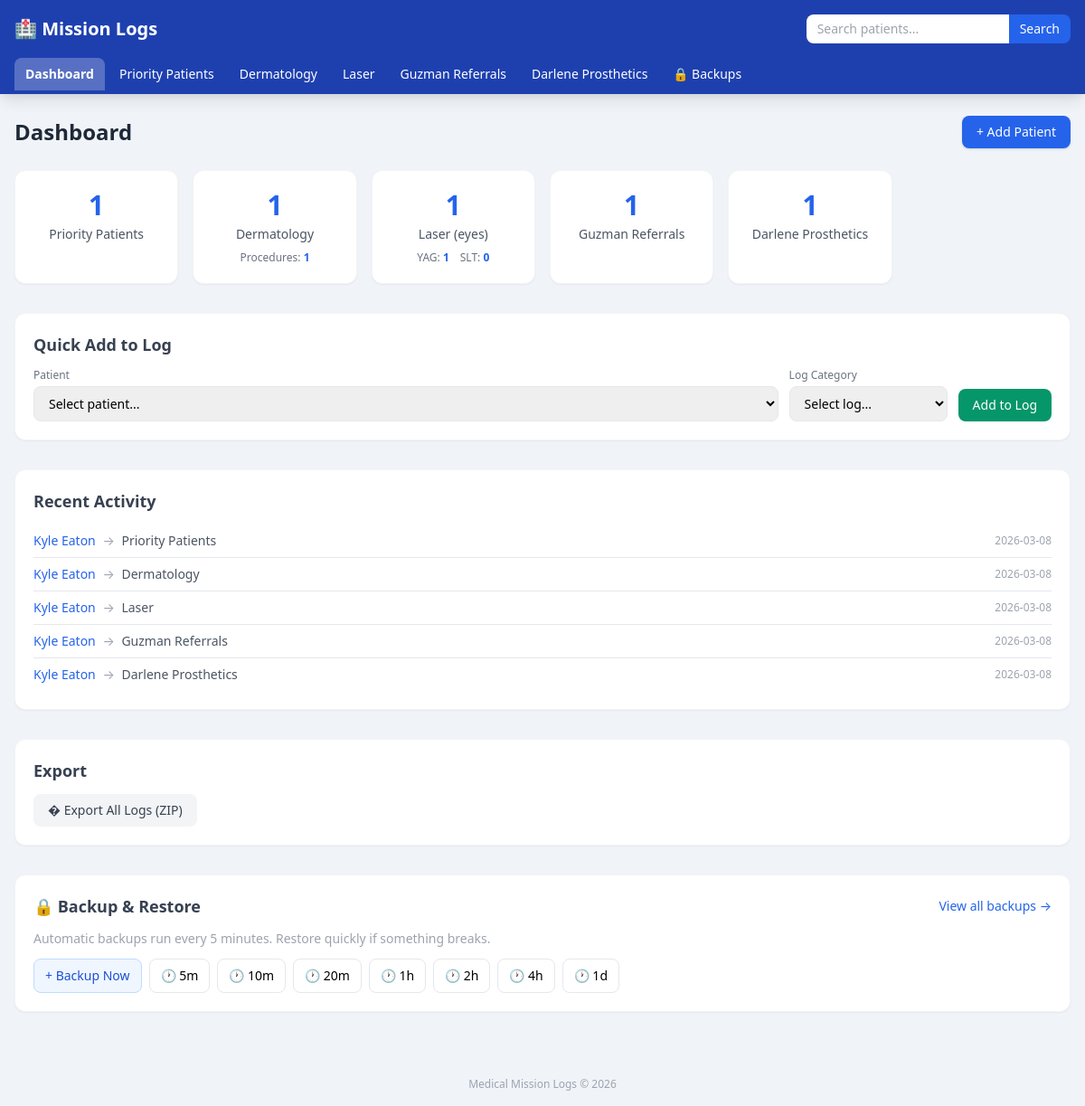
The page / on the database its author committed.
### tables this page shows
CREATE TABLE log_entries (
            id INTEGER PRIMARY KEY AUTOINCREMENT,
            patient_id INTEGER NOT NULL,
            log_category TEXT NOT NULL,
            date_of_encounter TEXT,
            notes TEXT DEFAULT '',
            status TEXT DEFAULT 'Pending',
            follow_up_date TEXT,
            created_at TIMESTAMP DEFAULT CURRENT_TIMESTAMP,
            updated_at TIMESTAMP DEFAULT CURRENT_TIMESTAMP, advocate TEXT DEFAULT '', community TEXT DEFAULT '', problem TEXT DEFAULT '', appointment_timeframe TEXT DEFAULT '', procedure_type TEXT DEFAULT '', eye TEXT DEFAULT '', laser_date TEXT DEFAULT '', procedure TEXT DEFAULT '', derm_date TEXT DEFAULT '', surgery_type TEXT DEFAULT '', procedure_count INTEGER DEFAULT 1,
            FOREIGN KEY (patient_id) REFERENCES patients(id) ON DELETE CASCADE
        );

CREATE TABLE patients (
            id INTEGER PRIMARY KEY AUTOINCREMENT,
            full_name TEXT NOT NULL,
            chart_id TEXT NOT NULL UNIQUE,
            date_of_birth TEXT NOT NULL,
            notes TEXT DEFAULT '',
            created_at TIMESTAMP DEFAULT CURRENT_TIMESTAMP,
            updated_at TIMESTAMP DEFAULT CURRENT_TIMESTAMP
        );

### app.py (the view)
@app.route("/")
def dashboard():
    counts = get_dashboard_counts()
    recent = get_recent_activity(10)
    patients = get_all_patients()
    return render_template(
        "dashboard.html",
        counts=counts,
        recent=recent,
        categories=LOG_CATEGORIES,
        patients=patients,
    )

### database.py (called while the page is built)
def get_db():
    conn = sqlite3.connect(DB_PATH)
    conn.row_factory = sqlite3.Row
    conn.execute("PRAGMA foreign_keys = ON")
    return conn

def get_all_patients(search=None):
    conn = get_db()
    if search:
        patients = conn.execute(
            "SELECT * FROM patients WHERE full_name LIKE ? OR chart_id LIKE ? ORDER BY full_name",
            (f"%{search}%", f"%{search}%"),
        ).fetchall()
    else:
        patients = conn.execute("SELECT * FROM patients ORDER BY full_name").fetchall()
    conn.close()
    return patients

def get_recent_activity(limit=10):
    conn = get_db()
    entries = conn.execute(
        """SELECT le.*, p.full_name, p.chart_id
           FROM log_entries le
           JOIN patients p ON le.patient_id = p.id
           ORDER BY le.created_at DESC
           LIMIT ?""",
        (limit,),
    ).fetchall()
    conn.close()
    return entries

### templates/dashboard.html (shortened to what this page needs)
{% extends "base.html" %}
{% block content %}
<div class="flex items-center justify-between mb-6">
    <h1 class="text-2xl font-bold text-gray-800">Dashboard</h1>
    <button onclick="document.getElementById('addPatientModal').classList.add('active')"
            class="bg-blue-600 text-white px-4 py-2 rounded-lg hover:bg-blue-700 text-sm font-medium shadow">
        + Add Patient
    </button>
</div>
<div class="grid grid-cols-2 md:grid-cols-3 lg:grid-cols-6 gap-4 mb-8">
    {% for cat in categories %}
    {% if cat == 'Laser' %}
    <a href="/log/{{ cat }}" class="card bg-white rounded-xl p-5 shadow-sm border border-gray-100 text-center">
        <div class="text-3xl font-bold text-blue-600">{{ counts.get('Laser_total_eyes', 0) }}</div>
        <div class="text-sm text-gray-600 mt-1">Laser (eyes)</div>
        <div class="flex justify-center gap-3 mt-2 text-xs text-gray-500">
            <span>YAG: <strong class="text-blue-600">{{ counts.get('Laser_YAG', 0) }}</strong></span>
            <span>SLT: <strong class="text-blue-600">{{ counts.get('Laser_SLT', 0) }}</strong></span>
        </div>
    </a>
    {% elif cat == 'Dermatology' %}
    <a href="/log/{{ cat }}" class="card bg-white rounded-xl p-5 shadow-sm border border-gray-100 text-center">
        <div class="text-3xl font-bold text-blue-600">{{ counts.get(cat, 0) }}</div>
        <div class="text-sm text-gray-600 mt-1">{{ cat }}</div>
        <div class="text-xs text-gray-500 mt-2">Procedures: <strong class="text-blue-600">{{ counts.get('Derm_procedures', 0) }}</strong></div>
    </a>
    {% else %}
    <a href="/log/{{ cat }}" class="card bg-white rounded-xl p-5 shadow-sm border border-gray-100 text-center">
        <div class="text-3xl font-bold text-blue-600">{{ counts.get(cat, 0) }}</div>
        <div class="text-sm text-gray-600 mt-1">{{ cat }}</div>
    </a>
    {% endif %}
    {% endfor %}
</div>
<div class="bg-white rounded-xl p-5 shadow-sm border border-gray-100 mb-8">
    <h2 class="text-lg font-semibold text-gray-700 mb-3">Quick Add to Log</h2>
    <form action="/log-entry/add" method="POST" class="flex flex-wrap gap-3 items-end">
        <div class="flex-1 min-w-48">
            <label class="block text-xs text-gray-500 mb-1">Patient</label>
            <select name="patient_id" required class="w-full border rounded-lg px-3 py-2 text-sm focus:ring-2 focus:ring-blue-300 focus:outline-none">
                <option value="">Select patient...</option>
            </select>
        </div>
        <div class="min-w-40">
            <label class="block text-xs text-gray-500 mb-1">Log Category</label>
            <select name="log_category" required class="w-full border rounded-lg px-3 py-2 text-sm focus:ring-2 focus:ring-blue-300 focus:outline-none">
                <option value="">Select log...</option>
            </select>
        </div>
        <button type="submit" class="bg-green-600 text-white px-4 py-2 rounded-lg hover:bg-green-700 text-sm font-medium">
            Add to Log
        </button>
    </form>
</div>
<div class="bg-white rounded-xl p-5 shadow-sm border border-gray-100 mb-8">
    <h2 class="text-lg font-semibold text-gray-700 mb-3">Recent Activity</h2>
    {% if recent %}
    <div class="divide-y">
        {% for entry in recent %}
        <div class="py-2 flex items-center justify-between text-sm">
            <div>
                <a href="/patient/{{ entry.patient_id }}" class="text-blue-600 hover:underline font-medium">{{ entry.full_name }}</a>
                <span class="text-gray-400 mx-1">→</span>
                <a href="/log/{{ entry.log_category }}" class="text-gray-600 hover:underline">{{ entry.log_category }}</a>
            </div>
            <div class="text-gray-400 text-xs">{{ entry.created_at[:10] }}</div>
        </div>
        {% endfor %}
    </div>
    {% else %}
    <p class="text-gray-400 text-sm italic">No log entries yet. Add a patient and assign them to a log to get started.</p>
    {% endif %}
</div>
<div class="bg-white rounded-xl p-5 shadow-sm border border-gray-100 mb-8">
    <h2 class="text-lg font-semibold text-gray-700 mb-3">Export</h2>
    <div class="flex gap-3">
        <a href="/export/all/zip" class="bg-gray-100 text-gray-700 px-4 py-2 rounded-lg hover:bg-gray-200 text-sm">
            � Export All Logs (ZIP)
        </a>
    </div>
</div>
<div class="bg-white rounded-xl p-5 shadow-sm border border-gray-100">
    <div class="flex items-center justify-between mb-3">
        <h2 class="text-lg font-semibold text-gray-700">🔒 Backup & Restore</h2>
        <a href="/backups" class="text-blue-600 hover:underline text-sm">View all backups →</a>
    </div>
    <p class="text-sm text-gray-400 mb-3">Automatic backups run every 5 minutes. Restore quickly if something breaks.</p>
    <div class="flex flex-wrap gap-2">
        <form action="/backup/create" method="POST" class="inline">
            <button type="submit"
                    class="bg-blue-50 border border-blue-200 text-blue-700 px-3 py-2 rounded-lg hover:bg-blue-100 text-sm font-medium">
                + Backup Now
            </button>
        </form>
        <form action="/backup/restore-slot" method="POST" class="inline"
              onsubmit="return confirm('Restore to 5 minutes ago? A safety backup will be saved first.')">
            <button type="submit" class="bg-amber-50 border border-amber-200 text-amber-800 px-3 py-2 rounded-lg hover:bg-amber-100 text-sm">🕐 5m</button>
        </form>
        <form action="/backup/restore-slot" method="POST" class="inline"
              onsubmit="return confirm('Restore to 10 minutes ago? A safety backup will be saved first.')">
            <button type="submit" class="bg-amber-50 border border-amber-200 text-amber-800 px-3 py-2 rounded-lg hover:bg-amber-100 text-sm">🕐 10m</button>
        </form>
        <form action="/backup/restore-slot" method="POST" class="inline"
              onsubmit="return confirm('Restore to 20 minutes ago? A safety backup will be saved first.')">
            <button type="submit" class="bg-amber-50 border border-amber-200 text-amber-800 px-3 py-2 rounded-lg hover:bg-amber-100 text-sm">🕐 20m</button>
        </form>
        <form action="/backup/restore-slot" method="POST" class="inline"
              onsubmit="return confirm('Restore to 1 hour ago? A safety backup will be saved first.')">
            <button type="submit" class="bg-amber-50 border border-amber-200 text-amber-800 px-3 py-2 rounded-lg hover:bg-amber-100 text-sm">🕐 1h</button>
        </form>
        <form action="/backup/restore-slot" method="POST" class="inline"
              onsubmit="return confirm('Restore to 2 hours ago? A safety backup will be saved first.')">
            <button type="submit" class="bg-amber-50 border border-amber-200 text-amber-800 px-3 py-2 rounded-lg hover:bg-amber-100 text-sm">🕐 2h</button>
        </form>
        <form action="/backup/restore-slot" method="POST" class="inline"
              onsubmit="return confirm('Restore to 4 hours ago? A safety backup will be saved first.')">
            <button type="submit" class="bg-amber-50 border border-amber-200 text-amber-800 px-3 py-2 rounded-lg hover:bg-amber-100 text-sm">🕐 4h</button>
        </form>
        <form action="/backup/restore-slot" method="POST" class="inline"
              onsubmit="return confirm('Restore to 1 day ago? A safety backup will be saved first.')">
            <button type="submit" class="bg-amber-50 border border-amber-200 text-amber-800 px-3 py-2 rounded-lg hover:bg-amber-100 text-sm">🕐 1d</button>
        </form>
    </div>
</div>
{% endblock %}

### templates/base.html (style rules this page uses)
body { background-color: #f0f4f8; }
.card { transition: transform 0.15s, box-shadow 0.15s; }

### rows shown on the page
log_entries: get "1", log_category "Priority Patients", full_name "Kyle Eaton", created_at "2026-03-08"
log_entries: get "1", log_category "Dermatology", full_name "Kyle Eaton", created_at "2026-03-08"
log_entries: get "1", log_category "Guzman Referrals", full_name "Kyle Eaton", created_at "2026-03-08"
log_entries: get "1", log_category "Darlene Prosthetics", full_name "Kyle Eaton", created_at "2026-03-08"
log_entries: full_name "Kyle Eaton", log_category "Laser", created_at "2026-03-08"

### other values the page prints
{{ cat }} "Priority Patients" "Dermatology" "Laser" "Guzman Referrals" "Darlene Prosthetics"
{{ counts.get('Laser_total_eyes', 0) }} "1"
{{ counts.get('Laser_YAG', 0) }} "1"
{{ counts.get('Laser_SLT', 0) }} "0"
